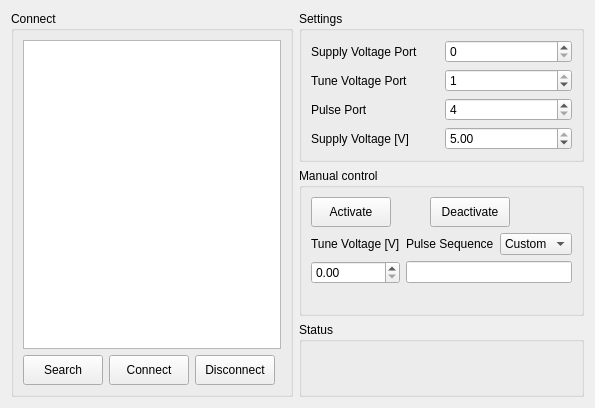
<?xml version="1.0" encoding="UTF-8"?>
<ui version="4.0">
 <class>Form</class>
 <widget class="QWidget" name="Form">
  <property name="geometry">
   <rect>
    <x>0</x>
    <y>0</y>
    <width>539</width>
    <height>355</height>
   </rect>
  </property>
  <property name="baseSize">
   <size>
    <width>0</width>
    <height>0</height>
   </size>
  </property>
  <property name="windowTitle">
   <string>Demo Setup - Labjack Settings</string>
  </property>
  <layout class="QHBoxLayout" name="horizontalLayout">
   <item>
    <layout class="QGridLayout" name="gridLayout_3">
     <item row="3" column="1" rowspan="2">
      <widget class="QGroupBox" name="box_status">
       <property name="title">
        <string>Status</string>
       </property>
       <layout class="QVBoxLayout" name="verticalLayout">
        <item>
         <widget class="QLabel" name="label_stat1">
          <property name="text">
           <string/>
          </property>
         </widget>
        </item>
        <item>
         <widget class="QLabel" name="label_stat2">
          <property name="text">
           <string/>
          </property>
         </widget>
        </item>
       </layout>
      </widget>
     </item>
     <item row="0" column="0" rowspan="5">
      <widget class="QGroupBox" name="box_connect">
       <property name="sizePolicy">
        <sizepolicy hsizetype="Preferred" vsizetype="Preferred">
         <horstretch>0</horstretch>
         <verstretch>0</verstretch>
        </sizepolicy>
       </property>
       <property name="title">
        <string>Connect</string>
       </property>
       <layout class="QGridLayout" name="gridLayout_5">
        <item row="1" column="0">
         <widget class="QPushButton" name="btn_search">
          <property name="sizePolicy">
           <sizepolicy hsizetype="Fixed" vsizetype="Minimum">
            <horstretch>0</horstretch>
            <verstretch>0</verstretch>
           </sizepolicy>
          </property>
          <property name="minimumSize">
           <size>
            <width>0</width>
            <height>30</height>
           </size>
          </property>
          <property name="maximumSize">
           <size>
            <width>16777215</width>
            <height>30</height>
           </size>
          </property>
          <property name="text">
           <string>Search</string>
          </property>
         </widget>
        </item>
        <item row="0" column="0" colspan="4">
         <widget class="QListWidget" name="list_labjacks">
          <property name="sizePolicy">
           <sizepolicy hsizetype="Preferred" vsizetype="Preferred">
            <horstretch>0</horstretch>
            <verstretch>0</verstretch>
           </sizepolicy>
          </property>
         </widget>
        </item>
        <item row="1" column="2">
         <widget class="QPushButton" name="btn_discon">
          <property name="sizePolicy">
           <sizepolicy hsizetype="Fixed" vsizetype="Minimum">
            <horstretch>0</horstretch>
            <verstretch>0</verstretch>
           </sizepolicy>
          </property>
          <property name="minimumSize">
           <size>
            <width>0</width>
            <height>30</height>
           </size>
          </property>
          <property name="maximumSize">
           <size>
            <width>16777215</width>
            <height>30</height>
           </size>
          </property>
          <property name="text">
           <string>Disconnect</string>
          </property>
         </widget>
        </item>
        <item row="1" column="1">
         <widget class="QPushButton" name="btn_con">
          <property name="sizePolicy">
           <sizepolicy hsizetype="Fixed" vsizetype="Minimum">
            <horstretch>0</horstretch>
            <verstretch>0</verstretch>
           </sizepolicy>
          </property>
          <property name="minimumSize">
           <size>
            <width>0</width>
            <height>30</height>
           </size>
          </property>
          <property name="maximumSize">
           <size>
            <width>16777215</width>
            <height>30</height>
           </size>
          </property>
          <property name="text">
           <string>Connect</string>
          </property>
         </widget>
        </item>
       </layout>
      </widget>
     </item>
     <item row="0" column="1">
      <widget class="QGroupBox" name="box_settings">
       <property name="title">
        <string>Settings</string>
       </property>
       <layout class="QGridLayout" name="gridLayout_4">
        <item row="1" column="2">
         <widget class="QSpinBox" name="box_port2">
          <property name="maximum">
           <number>1</number>
          </property>
          <property name="value">
           <number>1</number>
          </property>
         </widget>
        </item>
        <item row="4" column="2">
         <widget class="QDoubleSpinBox" name="box_supplyvolt">
          <property name="maximum">
           <double>5.000000000000000</double>
          </property>
          <property name="singleStep">
           <double>0.500000000000000</double>
          </property>
          <property name="value">
           <double>5.000000000000000</double>
          </property>
         </widget>
        </item>
        <item row="0" column="1">
         <widget class="QLabel" name="label_2">
          <property name="text">
           <string>Supply Voltage Port</string>
          </property>
         </widget>
        </item>
        <item row="4" column="1">
         <widget class="QLabel" name="label_4">
          <property name="text">
           <string>Supply Voltage [V]</string>
          </property>
         </widget>
        </item>
        <item row="0" column="2">
         <widget class="QSpinBox" name="box_port1">
          <property name="maximum">
           <number>1</number>
          </property>
         </widget>
        </item>
        <item row="1" column="1">
         <widget class="QLabel" name="label_5">
          <property name="text">
           <string>Tune Voltage Port</string>
          </property>
         </widget>
        </item>
        <item row="2" column="2">
         <widget class="QSpinBox" name="box_port3">
          <property name="minimum">
           <number>4</number>
          </property>
          <property name="maximum">
           <number>7</number>
          </property>
          <property name="value">
           <number>4</number>
          </property>
         </widget>
        </item>
        <item row="2" column="1">
         <widget class="QLabel" name="label_6">
          <property name="text">
           <string>Pulse Port</string>
          </property>
         </widget>
        </item>
       </layout>
      </widget>
     </item>
     <item row="1" column="1" rowspan="2">
      <widget class="QGroupBox" name="groupBox">
       <property name="title">
        <string>Manual control</string>
       </property>
       <layout class="QGridLayout" name="gridLayout">
        <item row="0" column="0" colspan="2">
         <widget class="QPushButton" name="btn_activate">
          <property name="sizePolicy">
           <sizepolicy hsizetype="Fixed" vsizetype="Minimum">
            <horstretch>0</horstretch>
            <verstretch>0</verstretch>
           </sizepolicy>
          </property>
          <property name="minimumSize">
           <size>
            <width>0</width>
            <height>30</height>
           </size>
          </property>
          <property name="maximumSize">
           <size>
            <width>16777215</width>
            <height>30</height>
           </size>
          </property>
          <property name="text">
           <string>Activate</string>
          </property>
         </widget>
        </item>
        <item row="4" column="1" colspan="5">
         <widget class="QLabel" name="label_time">
          <property name="text">
           <string/>
          </property>
         </widget>
        </item>
        <item row="2" column="0">
         <widget class="QLabel" name="label">
          <property name="text">
           <string>Tune Voltage [V]</string>
          </property>
         </widget>
        </item>
        <item row="3" column="0">
         <widget class="QDoubleSpinBox" name="box_tunevolt">
          <property name="maximum">
           <double>5.000000000000000</double>
          </property>
          <property name="singleStep">
           <double>0.100000000000000</double>
          </property>
         </widget>
        </item>
        <item row="4" column="0">
         <widget class="QLabel" name="label_volt">
          <property name="text">
           <string/>
          </property>
         </widget>
        </item>
        <item row="3" column="1" colspan="5">
         <widget class="QLineEdit" name="line_seq">
          <property name="text">
           <string/>
          </property>
         </widget>
        </item>
        <item row="0" column="2" colspan="4">
         <widget class="QPushButton" name="btn_deactivate">
          <property name="sizePolicy">
           <sizepolicy hsizetype="Fixed" vsizetype="Minimum">
            <horstretch>0</horstretch>
            <verstretch>0</verstretch>
           </sizepolicy>
          </property>
          <property name="minimumSize">
           <size>
            <width>0</width>
            <height>30</height>
           </size>
          </property>
          <property name="maximumSize">
           <size>
            <width>16777215</width>
            <height>30</height>
           </size>
          </property>
          <property name="text">
           <string>Deactivate</string>
          </property>
         </widget>
        </item>
        <item row="2" column="1" colspan="4">
         <widget class="QLabel" name="label_7">
          <property name="text">
           <string>Pulse Sequence</string>
          </property>
         </widget>
        </item>
        <item row="2" column="5">
         <widget class="QComboBox" name="box_seq">
          <property name="editable">
           <bool>false</bool>
          </property>
          <property name="currentIndex">
           <number>0</number>
          </property>
          <item>
           <property name="text">
            <string>Custom</string>
           </property>
          </item>
         </widget>
        </item>
       </layout>
      </widget>
     </item>
    </layout>
   </item>
  </layout>
 </widget>
 <resources/>
 <connections/>
</ui>
